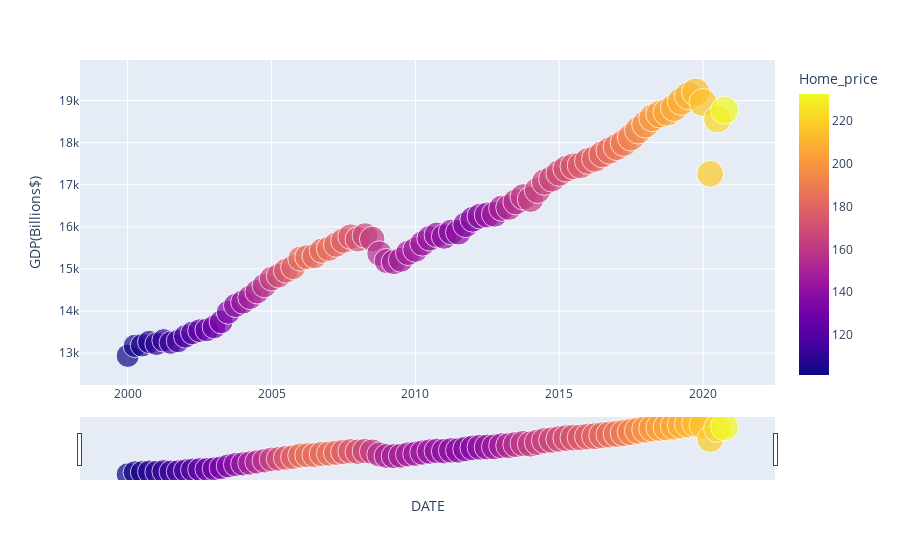

Notebook code for this chart:
### Markdown cell above
### GDP impact on Home Prices

Let us understand how GDP had it's affect on the Housing prices over the period of 2000 & 2020.

### Code cell
fig = px.scatter(data, x="DATE", y="GDP(Billions$)", color="Home_price", size='GDP(Billions$)')
fig.update_xaxes(rangeslider_visible=True)
fig.show()
